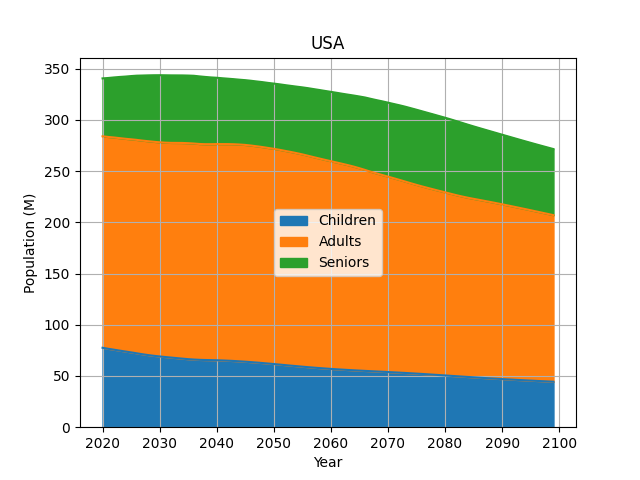

Python code for this plot:
import sys
import numpy as np
import pandas as pd
import matplotlib.pyplot as plt
from warnings import warn

class Population:

    adult_age = 18 
    immigrant_ages = list(range(18,45,1))
    senior_age = 65

    def __init__(self,
        country,
        year,
        run_to=None,
        immigration=0.675,
        fertility_change_rate=-0.001):
        """Population constructor

        Arguments:
        - country: country name (abbreviated); used for initial file name, e.g. XY.csv
        - year: initial year; used for initial file name, e.g., XY.csv
        - run_to: run simulation to year
        - immigration: number of adult immigrants per year (in millions/year)    
        - fertility_change_rate: change in fertility rate per person (fractional annual change)
        """        
        self.year = year
        self.immigration = immigration if immigration else 0
        self.fertility_change_rate = fertility_change_rate
        self.country = country.upper()

        data = pd.read_csv(f"{country.lower()}{year}.csv",dtype=np.float64).fillna(0).set_index("age")
        dt = data.index.diff().values[1:]
        assert dt.std() == 0.0, "timestep is not uniform"
        assert dt.mean() == 1.0, "timestep is not unitary"
        assert min(data.index) == 0.0, "age 0 not found"

        self.data = self.sync(data,year)
        
        if run_to is not None and run_to > year:
            self.run_to(run_to) 

    def dataframe(self):
        
        return self.data
        
    def print(self,**kwargs):
        
        print(self.data,**kwargs)

    def to_csv(self,*args,**kwargs):
        
        return self.data.to_csv(*args,**kwargs)

    def sync(self,data,year=None,update=False):

        if update:

            data["male_change[pu]"] = 1 / data["males[M]"]
            data["female_change[pu]"] = 1 / data["females[M]"]

            male_births = [round((data["male_births[M/y]"].sum() - data.loc[0,"male_deaths[M/y]"]),6)]
            female_births = [round((data["female_births[M/y]"].sum() - data.loc[0,"female_deaths[M/y]"]),6)]
            
            male_aging = round(data["males[M]"] - data["male_deaths[M/y]"],6).clip(lower=0).values.tolist()
            female_aging =  round(data["females[M]"] - data["female_deaths[M/y]"],6).clip(lower=0).values.tolist()

            male_immigrants = round(data["immigrants[M/y]"] / 2,6).values
            female_immigrants = round(data["immigrants[M/y]"] / 2,6).values

            data["males[M]"] = np.array(male_births+male_aging[:-1])+male_immigrants
            data["females[M]"] = np.array(female_births+female_aging[:-1])+female_immigrants

            data["male_change[pu]"] = round(data["male_change[pu]"] * (1 + data["males[M]"]),3)
            data["female_change[pu]"] = round(data["female_change[pu]"] * (1 + data["females[M]"]),3)

        data["birth_rate[/y]"] *= self.fertility_change_rate + 1
        data["births[M/y]"] = round(data["females[M]"] * data["birth_rate[/y]"],6)
        data["male_births[M/y]"] = round(data["births[M/y]"] * data["birth_ratio"]/(data["birth_ratio"]+1),3)
        data["female_births[M/y]"] = round(data["births[M/y]"] / (data["birth_ratio"]+1),3)

        data["male_deaths[M/y]"] = round(data["males[M]"] * data["male_deathrate[/y]"],6)
        data["female_deaths[M/y]"] = round(data["females[M]"] * data["female_deathrate[/y]"],6)

        data["immigrants[M/y]"] = 0.0
        data.loc[self.immigrant_ages,"immigrants[M/y]"] = round(self.immigration / len(self.immigrant_ages),6)

        if not year is None:
            data["year"] = year

        return data

    def run_to(self,year):
        result = [self.data]
        for t in range(self.year+1,year):
            self.data = self.sync(result[-1].copy(),year,True)
            self.data.year = t
            result.append(self.data)

        self.data = pd.concat(result).reset_index().set_index(["year","age"]).sort_index()

    def population(self,adult_age=None,senior_age=None):
        
        if adult_age is None:
            adult_age = self.adult_age
        if senior_age is None:
            senior_age = self.senior_age
        
        return pd.DataFrame({
            "Children":(self.data.loc[np.s_[:,:adult_age],["males[M]","females[M]"]].groupby("year").sum()).sum(axis=1),
            "Adults":(self.data.loc[np.s_[:,adult_age:senior_age],["males[M]","females[M]"]].groupby("year").sum()).sum(axis=1),
            "Seniors":(self.data.loc[np.s_[:,senior_age:],["males[M]","females[M]"]].groupby("year").sum()).sum(axis=1),
            })

    def plot_population(self,**kwargs):

        population = self.population()

        return population.sum(axis=1),population.plot.area(**kwargs)

    def plot_dependents(self,**kwargs):

        population = self.population()
        population = pd.DataFrame({"Dependents":(population["Children"]+population["Seniors"]) / population["Adults"]})
    
        return population.sum(axis=1),population.plot(**kwargs)

if __name__ == "__main__":

    pd.options.display.max_columns = None
    pd.options.display.width = None
    pd.options.display.max_rows = None

    test = Population("usa",2020,2100,immigration=1.0,fertility_change_rate=-0.001)
    test.to_csv("population.csv")

    plt.clf()
    pop,fig1 = test.plot_population(
        title=test.country,
        grid=True,
        xlabel="Year",
        ylabel="Population (M)",
        legend=True,
        )
    plt.savefig("population.png")
    print(pop)
    
    plt.clf()
    pop,fig2 = test.plot_dependents(
        title=test.country,
        grid=True,
        xlabel="Year",
        ylabel="Dependents per adult",
        legend = False
        )
    fig2.figure.savefig("dependents.png")
